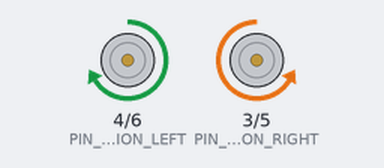
Simulated run of this sketch. Board: Arduino Uno, built with avr-gcc and run on an emulated ATmega328P. On the bench: direction and speed pins drawn as motors (green arrow = direction pin HIGH = forward, orange = LOW = backward, longer = more drive).

Above: at 0.5 s.
At 4.2 s:
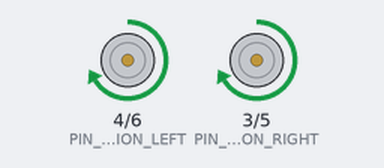
At 8.0 s:
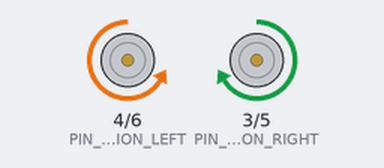
At 14.0 s:
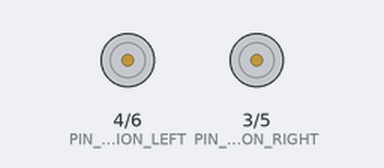
Timing chart, 0 to 19.5 s (numbered marks = the images above):
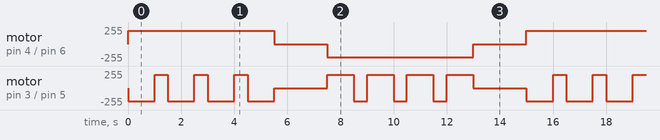

The sketch:

move_and_turn.ino
```cpp
// Definitions of motor pins and direction
#define MOTOR_DIRECTION     0
#define PIN_DIRECTION_RIGHT 3
#define PIN_DIRECTION_LEFT  4
#define PIN_MOTOR_PWM_RIGHT 5
#define PIN_MOTOR_PWM_LEFT  6

// Function to control the motors with specified speeds for left and right motors
void motorRun(int speedl, int speedr) {
  // Determining direction for the left motor
  int dirL = (speedl >= 0) ? 0 : 1; // If speed is positive, set direction forward, otherwise set direction backward
  if (MOTOR_DIRECTION == 0) dirL = !dirL; // If direction is inverted, toggle the value

  // Determining direction for the right motor
  int dirR = (speedr >= 0) ? 1 : 0; // If speed is positive, set direction forward, otherwise set direction backward
  if (MOTOR_DIRECTION == 0) dirR = !dirR; // If direction is inverted, toggle the value

  // Setting direction for the left and right motor
  digitalWrite(PIN_DIRECTION_LEFT, dirL);
  digitalWrite(PIN_DIRECTION_RIGHT, dirR);

  // Setting speed for the left and right motor
  analogWrite(PIN_MOTOR_PWM_LEFT, abs(speedl)); // Set absolute value of speed
  analogWrite(PIN_MOTOR_PWM_RIGHT, abs(speedr)); // Set absolute value of speed
}

void setup() {
  // Setting pins as outputs
  pinMode(PIN_DIRECTION_LEFT, OUTPUT);
  pinMode(PIN_MOTOR_PWM_LEFT, OUTPUT);
  pinMode(PIN_DIRECTION_RIGHT, OUTPUT);
  pinMode(PIN_MOTOR_PWM_RIGHT, OUTPUT);
}

void loop() {
  // Moving forward
  motorRun(200, 200); // Moves both motors forward
  delay(1000);        // Waits for 1 second

  // Turning right
  motorRun(200, -200); // Moves left motor forward and right motor backward, simulating a right turn
  delay(500);          // Waits for 0.5 seconds

   //Move forward
  motorRun(200, 200);
  delay(1000);

 //Turn right
  motorRun(200, -200);
  delay(500);

  //Move forward
  motorRun(200, 200);
  delay(1000);

  //Turn right
  motorRun(200, -200);
  delay(500);

  //Move forward
  motorRun(200, 200);
  delay(1000);

  // Stopping
  motorRun(0, 0);    // Stops both motors
  delay(2000);       // Waits for 2 seconds

  // Moving backward
  motorRun(-200, -200); // Moves both motors backward
  delay(1000);           // Waits for 1 second

  // Turning left
  motorRun(-200, 200); // Moves right motor forward and left motor backward, simulating a left turn
  delay(500);          // Waits for 0.5 seconds

  //Move back
  motorRun(-200, -200);
  delay(1000);

    //Turn left
  motorRun(-200, 200);
  delay(500);

  //Move back
  motorRun(-200, -200);
  delay(1000);

  //Turn left
  motorRun(-200, 200);
  delay(500);

  //Move back
  motorRun(-200, -200);
  delay(1000);

  //Stop
  motorRun(0, 0);
  delay(2000);

}
```

Measured:
- by itself, motor on pin 4 (PIN_DIRECTION_LEFT) / pin 6 (PIN_MOTOR_PWM_LEFT): repeats every 15.0 s: stopped 2.0 s, backward 200/255 5.5 s, stopped 2.0 s, forward 200/255 5.5 s
- by itself, motor on pin 3 (PIN_DIRECTION_RIGHT) / pin 5 (PIN_MOTOR_PWM_RIGHT): repeats every 15.0 s: 3 × (forward 200/255 0.50 s, backward 200/255 1.0 s), stopped 2.0 s, 3 × (forward 200/255 1.0 s, backward 200/255 0.50 s), forward 200/255 1.0 s, stopped 2.0 s, backward 200/255 1.0 s
